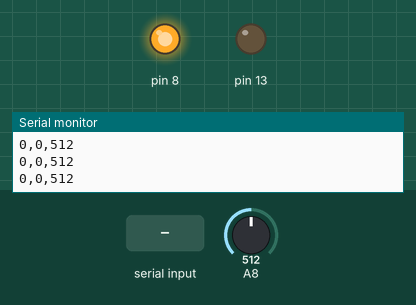
A sketch run on a simulated Arduino Mega 2560, built with avr-gcc and run on an emulated ATmega2560. On the bench: output pins drawn as LEDs (lit = HIGH), the last lines printed to the serial monitor. Inputs (shaded band) come from the test bench; at power-on: A8 = 512.

Above: at 1.2 s.
1.3 s: "1,90\n" received over Serial
At 2.4 s:
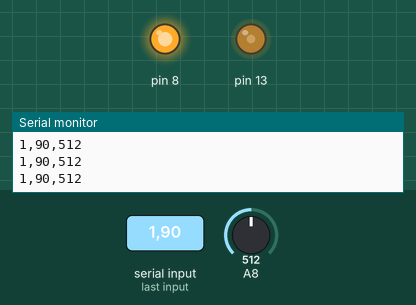
Timing chart, 0 to 4.3 s (numbered marks = the images above; inputs shaded):
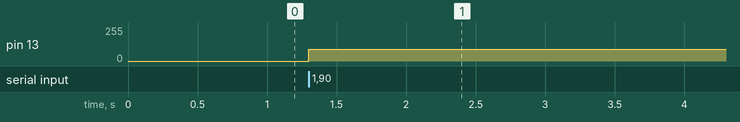

Measured:
- after the input at 1.3 s, pin 13: 0/255 → 90/255 at once

The sketch:

codigo2.ino
```cpp
char buffer[10];
int bufferIndex;
char caracter;

#define MAX 6
int valoresRecebidos[MAX];
int posicaoRecebidos=0;

bool dadoPronto = false;
int dadosRecebidos=0;

unsigned long previousMillis = 0;
const long interval = 50;

void setup() {
  Serial.begin(115200);
  bufferIndex=0;
  pinMode(8, OUTPUT);
  digitalWrite(8,1);
}

void loop() {
  lePortaSerial();

  if (dadoPronto) {
    //Serial.print("Dados recebidos: ");
    //Serial.println(dadosRecebidos);

    if ((valoresRecebidos[0] == 5) && (dadosRecebidos==3)) {
      //Serial.println("Beep");
      tone(8, valoresRecebidos[1], valoresRecebidos[2]);
      delay(valoresRecebidos[2]);
      //noTone(8);
      digitalWrite(8,1);
    }

    if ((valoresRecebidos[0] == 1) && (dadosRecebidos==2)) {
      //Serial.println("LED");
      analogWrite(13, valoresRecebidos[1]);
    }

    dadoPronto=false;
    dadosRecebidos=0;
  }

  unsigned long currentMillis = millis();
  if(currentMillis - previousMillis >= interval) {
    previousMillis = currentMillis;

    Serial.print(valoresRecebidos[0]);
    Serial.print(",");
    Serial.print(valoresRecebidos[1]);
    Serial.print(",");
    //Serial.println(valoresRecebidos[2]);
    Serial.println(analogRead(A8));
  }

}

void lePortaSerial() {
  while (Serial.available() > 0) {
    caracter = Serial.read();

    if (((caracter >= '0') && (caracter <= '9')) || (caracter == '-')) {
      buffer[bufferIndex] = caracter;
      bufferIndex++;
    }
    else
    {
      if ((caracter == ',') && (buffer > 0) && (posicaoRecebidos < MAX)) {
        buffer[bufferIndex]=0;
        valoresRecebidos[posicaoRecebidos] = atoi(buffer);
        posicaoRecebidos++;
        bufferIndex=0;
      }
      if (caracter == '\n') {
        if ((buffer > 0) && (posicaoRecebidos < MAX)) {
          buffer[bufferIndex]=0;
          valoresRecebidos[posicaoRecebidos] = atoi(buffer);

        }
        bufferIndex=0;
        dadosRecebidos=posicaoRecebidos+1;
        posicaoRecebidos=0;
        //  Serial.println("----");
        //for (int i=0; i<MAX; i++) {
        //  Serial.print("valor[");
        //  Serial.print(i);
        //  Serial.print("] = ");
        //  Serial.println(valoresRecebidos[i]);
        //}
        dadoPronto = true;
      }
    }
  }
}
```
